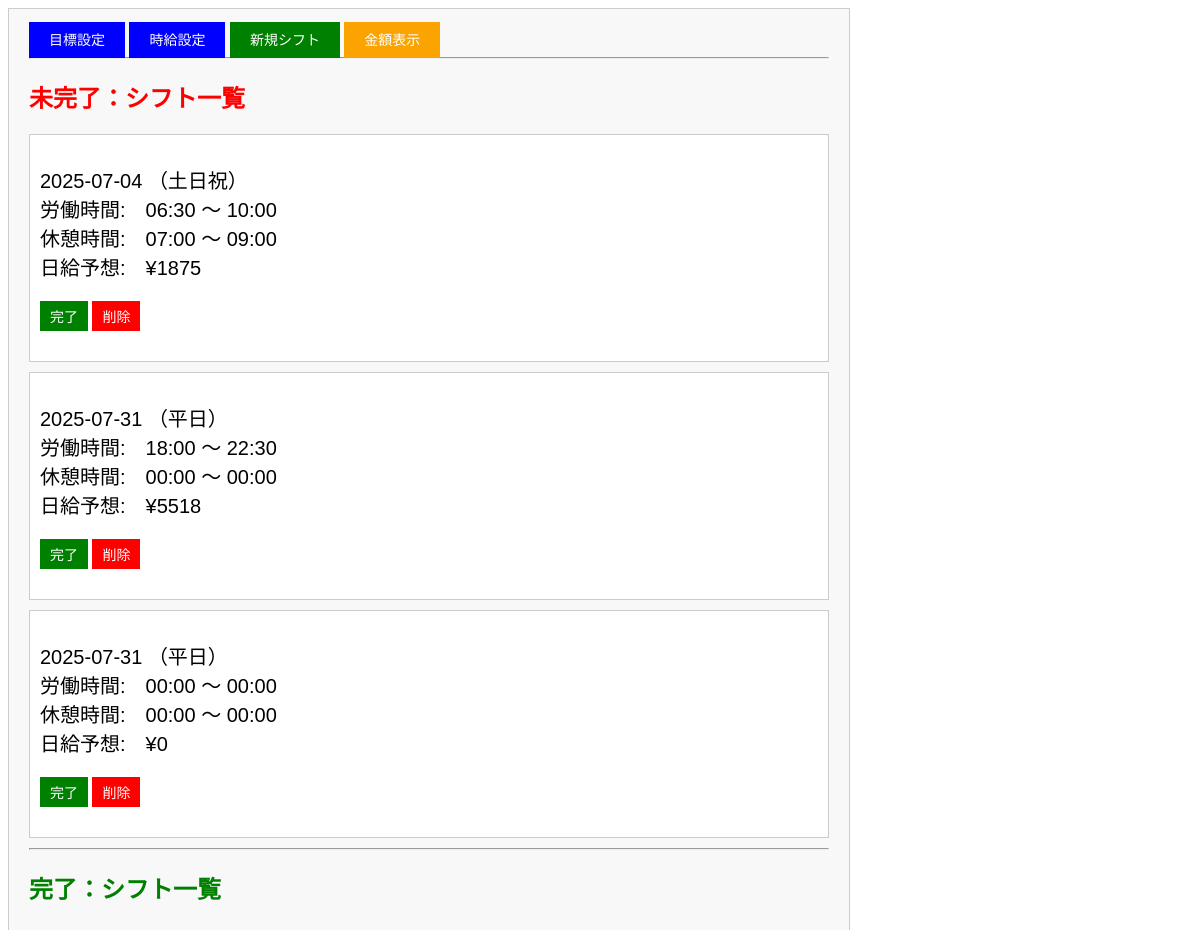
Before: / with the older database file.
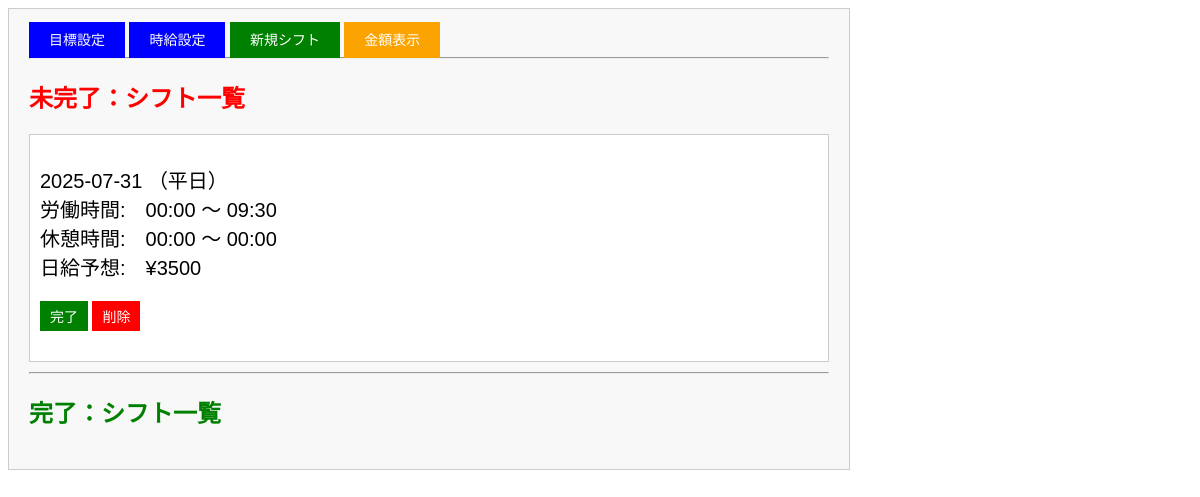
After: the same page with the newer database file.
### app.py (models this page shows, shortened)
class Shift(db.Model):
 __tablename__ = 'shift'
 ShiftID = db.Column(db.Integer, primary_key=True, autoincrement=True)
 ShiftDay = db.Column(db.Date, nullable=False)
 StartTime = db.Column(db.Float, nullable=False)
 EndTime = db.Column(db.Float, nullable=False)
 BreakStartTime = db.Column(db.Float, nullable=False)
 BreakEndTime = db.Column(db.Float, nullable=False)
 DayType = db.Column(db.Integer, nullable=False)
 DailyWage = db.Column(db.Integer,nullable=False)
 Complete = db.Column(db.Boolean, default=False, nullable=False)

### app.py (the view)
@app.route('/')
def home():
   uncompleted_shifts = Shift.query.filter_by(Complete=False).order_by(Shift.ShiftDay.asc()).all()
   completed_shifts = Shift.query.filter_by(Complete=True).order_by(Shift.ShiftDay.asc()).all()
   setting_exists = Setting.query.first() is not None
   wage_setting_exists = HourlyWage.query.first() is not None
   setting_complete = setting_exists and wage_setting_exists
   return render_template(
       'home.html',
       uncompleted_shifts=uncompleted_shifts,
       completed_shifts=completed_shifts,
       no_setting=not setting_exists,
       wage_setting=not wage_setting_exists,
       setting_complete=setting_complete
   )

### app.py (called while the page is built)
def float_to_time_str(f):
  hour = int(f)
  minute = int((f - hour) * 60)
  return f"{hour:02d}:{minute:02d}"

### templates/home.html (shortened to what this page needs)
<!DOCTYPE html>
<html>
<head>
  <link rel="stylesheet" type="text/css" href="{{ url_for('static', filename='style.css') }}">
</head>
<body>
  <div class="container">
      <a href="{{ url_for('setting') }}" class="button" style="display:inline;">目標設定</a>
      <a href="{{ url_for('wage_setting') }}" class="button" style="display:inline;">時給設定</a>
       {% if setting_complete %}
       <a href="{{ url_for('new_shift') }}" class="shift-button" style="display:inline;">新規シフト</a>
       {% else %}
       <button class="shift-button" style="display:inline;" disabled>新規シフト（設定未完了）</button>
       {% endif %}
      <a href="{{ url_for('display') }}" class="amount-button" style="display:inline;">金額表示</a>
      <hr>
      <h2 class="no-complete">未完了：シフト一覧</h2>
      <ul>
          {% for shift in uncompleted_shifts %}
          <div>
              <p>{{ shift.ShiftDay }}  {% if shift.DayType == 0 %}（平日）{% else %}（土日祝）{% endif %}  <br>
                  労働時間:{{ shift.StartTime|time_str }} 〜 {{ shift.EndTime|time_str }} <br>
                  休憩時間:{{ shift.BreakStartTime|time_str }} 〜 {{ shift.BreakEndTime|time_str }} <br>
                  日給予想:¥{{ shift.DailyWage }} <br>
                  <form method="post" action="{{ url_for('complete_shift', shift_id=shift.ShiftID) }}" style="display:inline;"><button type="submit" class="complete-button">完了</button></form>
                  <form method="post" action="{{ url_for('delete_shift', shift_id=shift.ShiftID) }}" style="display:inline;"><button type="submit" class="delete-button">削除</button></form><br>
              </p>
          </div>
          {% endfor %}
      </ul>
      <hr>
      <h2 class="complete">完了：シフト一覧</h2>
  </div>
</body>
</html>

### static/style.css (style rules this page uses)
.container { background-color: #f8f8f8; max-width: 800px; padding: 20px; font-family: Arial, sans-serif; }
.no-complete { color: red; }
.complete { color:green; }
.button, .shift-button, .amount-button { background-color: blue; border: none; color: white; padding: 10px 20px; text-align: center; text-decoration: none; display: inline-block; font-size: 14px; margin-bottom: 20px; }
.shift-button { background-color: green; }
.amount-button { background-color: rgb(251, 163, 0); }
a.button { display: block; width: 200px; }
.complete-button, .uncomplete-button,.delete-button { background-color: green; border: none; color: white; padding: 5px 10px; text-align: center; text-decoration: none; display: inline-block; font-size: 14px; }
.delete-button { background-color: red; }
ul { list-style-type: none; margin: 0; padding: 0; }
div { background-color: white; border: 1px solid #ccc; margin-bottom: 10px; padding: 10px; }
p { font-size: 20px; }

Changed rows visible on the page:
removed Shift: ShiftDay "2025-07-04", shows "（土日祝）", StartTime "06:30", EndTime "10:00", BreakStartTime "07:00", BreakEndTime "09:00", DailyWage "1875"
removed Shift: ShiftDay "2025-07-31", shows "（平日）", StartTime "00:00", EndTime "00:00", BreakStartTime "00:00", BreakEndTime "00:00", DailyWage "0"
changed Shift: StartTime "18:00" → "00:00"; EndTime "22:30" → "09:30"; DailyWage "5518" → "3500"
